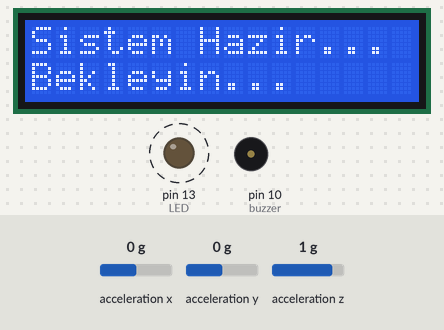
The sketch below on a simulated Arduino Uno, built with avr-gcc and run on an emulated ATmega328P. Shown: 16×2 character LCD, output pins drawn as LEDs (lit = HIGH), buzzer (waves = sounding). Dashed ring = blinking. Inputs (shaded band) come from the test bench; at power-on: acceleration x 0 g, acceleration y 0 g, acceleration z 1 g. Pins used as bus, display or sensor lines are not drawn; what the sketch prints to the serial monitor is not drawn.

Above: at 0.1 s.
At 3.2 s:
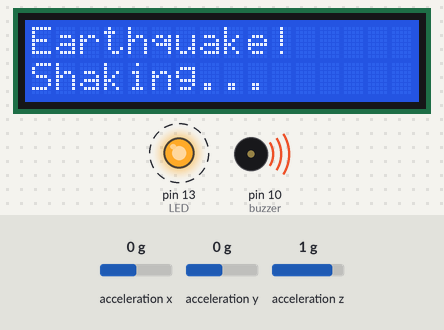
3.3 s: acceleration x set to -1.4 g
At 6.2 s:
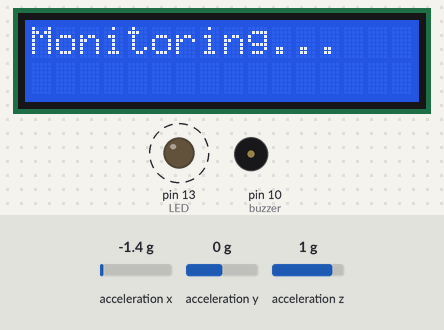
6.3 s: acceleration x set to -1 g
7.8 s: acceleration x set to -0.7 g
9.3 s: acceleration x set to 1.1 g
10.8 s: acceleration x set to 1.4 g
Timing chart, 0 to 13.8 s (numbered marks = the images above; inputs shaded):
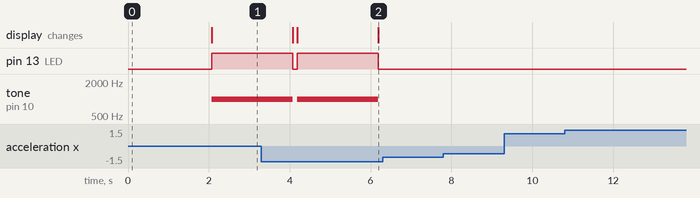

Measured:
- after the input at 6.3 s, every drawn part: stays the same
- after the input at 7.8 s, every drawn part: stays the same
- after the input at 9.3 s, every drawn part: stays the same
- after the input at 10.8 s, every drawn part: stays the same

The sketch:

earthquake_detection_v1.ino
```cpp
// (licence header left out)
#include <Wire.h>
#include <LiquidCrystal.h>
#include <MPU6050.h>
#include <math.h>
MPU6050 mpu;
LiquidCrystal lcd(12, 11, 5, 4, 3, 2);
double xAccel, yAccel, zAccel;
float newAccelMag = 0;
float oldAccelMag = 0;
double diff = 0;
float threshold = 0.4;
int buzzer = 10;
int LED = 13;

void setup() {
  Serial.begin(9600);
  Wire.begin();
  mpu.initialize();
  lcd.begin(16, 2);
  lcd.setCursor(0, 0);
  lcd.print("Sistem Hazir...");
  lcd.setCursor(0, 1);
  lcd.print("Bekleyin...");
  delay(2000);
  lcd.clear();
  pinMode(LED, OUTPUT);
  pinMode(buzzer, OUTPUT);
  digitalWrite(LED, LOW);
  digitalWrite(buzzer, LOW);
  Serial.println("Sistem Hazir");
}

void loop() {
  xAccel = mpu.getAccelerationX() / 16384.0;
  yAccel = mpu.getAccelerationY() / 16384.0;
  zAccel = mpu.getAccelerationZ() / 16384.0;
  newAccelMag = sqrt(pow(xAccel, 2) + pow(yAccel, 2) + pow(zAccel, 2));
  diff = abs(newAccelMag - oldAccelMag);
  oldAccelMag = newAccelMag;

  Serial.print("Accel Mag: ");
  Serial.print(newAccelMag);
  Serial.print(" | Diff: ");
  Serial.println(diff);

  if (diff > threshold) {
    lcd.clear();
    lcd.setCursor(0, 0);
    lcd.print("Earthquake!");
    lcd.setCursor(0, 1);
    lcd.print("Shaking...");
    digitalWrite(LED, HIGH);
    digitalWrite(buzzer, HIGH);
    tone(buzzer, 1000);
    delay(2000);
    noTone(buzzer);
    digitalWrite(buzzer, LOW);
    digitalWrite(LED, LOW);
    lcd.clear();
    lcd.setCursor(0, 0);
    lcd.print("Monitoring...");
  }
  delay(100);
}
```
